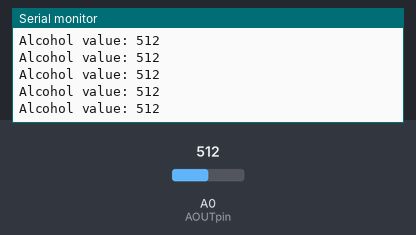
Simulated run of this sketch. Board: Arduino Uno, built with avr-gcc and run on an emulated ATmega328P. On the bench: the last lines printed to the serial monitor. The inputs (shaded band) are chosen by the test bench; at power-on: A0 (AOUTpin) = 512.

Above: at 1.2 s.
1.3 s: A0 (AOUTpin) set to 716
At 1.31 s:
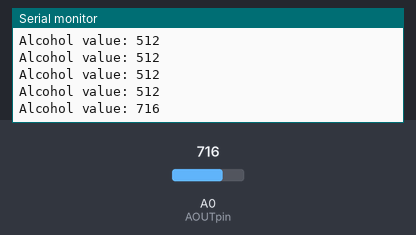
2.8 s: A0 (AOUTpin) set to 900
At 2.82 s:
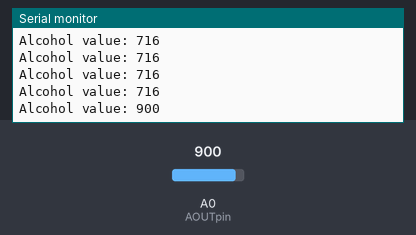
Timing chart, 0 to 5.8 s (numbered marks = the images above; inputs shaded):
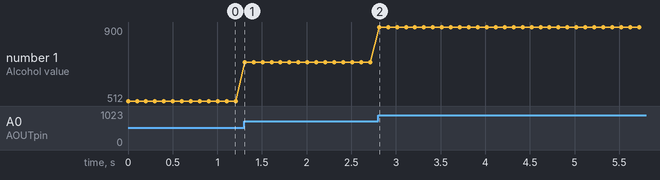

Measured:
- after the input at 1.3 s, the serial monitor: prints a new line at once (image 1)
- after the input at 2.8 s, the serial monitor: prints a new line at once (image 2)
- plotted number 1: 512 → 716 after the input at 1.3 s, 716 → 900 after the input at 2.8 s

The sketch:

alcohol_sensor.ino
```cpp
/* MQ-3 Alcohol Sensor Circuit with Arduino */


const int AOUTpin=0;
int value;


void setup() {
Serial.begin(9600);
pinMode(AOUTpin, INPUT);

}

void loop()
{
value= analogRead(AOUTpin);//reads the analaog value from the alcohol sensor's AOUT pin

Serial.print("Alcohol value: ");
Serial.println(value);

delay(100);

}
```
